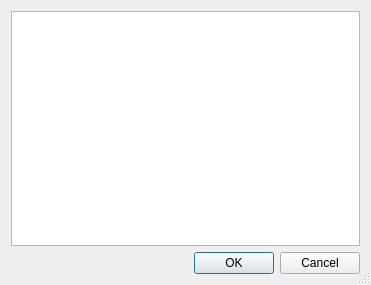
<?xml version="1.0" encoding="UTF-8"?>
<ui version="4.0">
 <class>DialogSelectProfile</class>
 <widget class="QDialog" name="DialogSelectProfile">
  <property name="windowModality">
   <enum>Qt::WindowModal</enum>
  </property>
  <property name="geometry">
   <rect>
    <x>0</x>
    <y>0</y>
    <width>371</width>
    <height>285</height>
   </rect>
  </property>
  <property name="contextMenuPolicy">
   <enum>Qt::NoContextMenu</enum>
  </property>
  <property name="windowTitle">
   <string>Выбор профиля</string>
  </property>
  <property name="windowIcon">
   <iconset resource="mpl.qrc">
    <normaloff>:/img/Firefox.ico</normaloff>:/img/Firefox.ico</iconset>
  </property>
  <property name="sizeGripEnabled">
   <bool>true</bool>
  </property>
  <property name="modal">
   <bool>true</bool>
  </property>
  <layout class="QGridLayout" name="gridLayout">
   <property name="sizeConstraint">
    <enum>QLayout::SetDefaultConstraint</enum>
   </property>
   <item row="1" column="0">
    <widget class="QDialogButtonBox" name="buttonBox">
     <property name="orientation">
      <enum>Qt::Horizontal</enum>
     </property>
     <property name="standardButtons">
      <set>QDialogButtonBox::Cancel|QDialogButtonBox::Ok</set>
     </property>
    </widget>
   </item>
   <item row="0" column="0">
    <widget class="QListView" name="listView"/>
   </item>
  </layout>
 </widget>
 <resources>
  <include location="mpl.qrc"/>
 </resources>
 <connections>
  <connection>
   <sender>buttonBox</sender>
   <signal>accepted()</signal>
   <receiver>DialogSelectProfile</receiver>
   <slot>accept()</slot>
   <hints>
    <hint type="sourcelabel">
     <x>248</x>
     <y>254</y>
    </hint>
    <hint type="destinationlabel">
     <x>157</x>
     <y>274</y>
    </hint>
   </hints>
  </connection>
  <connection>
   <sender>buttonBox</sender>
   <signal>rejected()</signal>
   <receiver>DialogSelectProfile</receiver>
   <slot>reject()</slot>
   <hints>
    <hint type="sourcelabel">
     <x>316</x>
     <y>260</y>
    </hint>
    <hint type="destinationlabel">
     <x>286</x>
     <y>274</y>
    </hint>
   </hints>
  </connection>
 </connections>
</ui>
